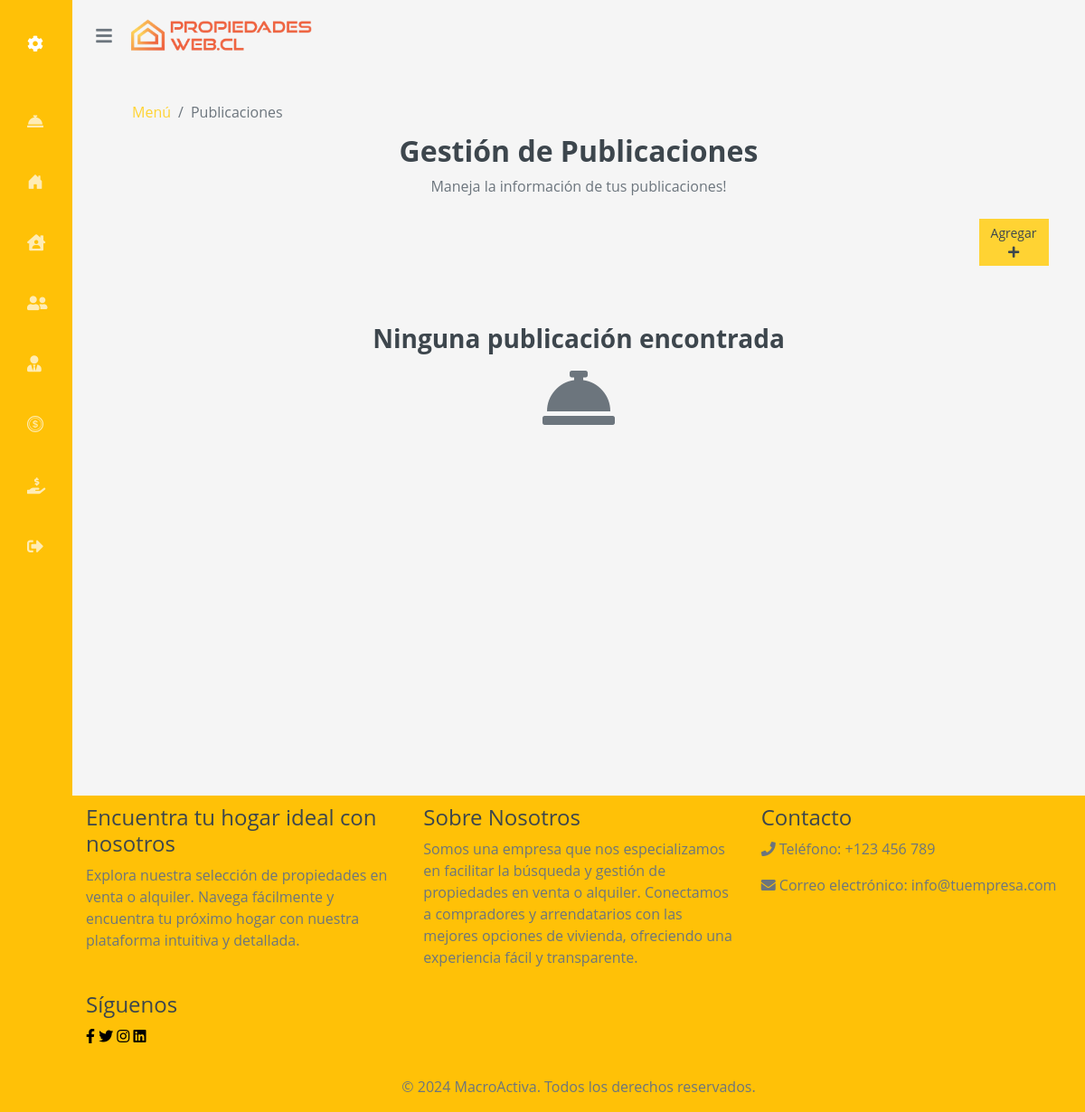
/publicacion/ (signed in), run on an earlier commit of the app's database.
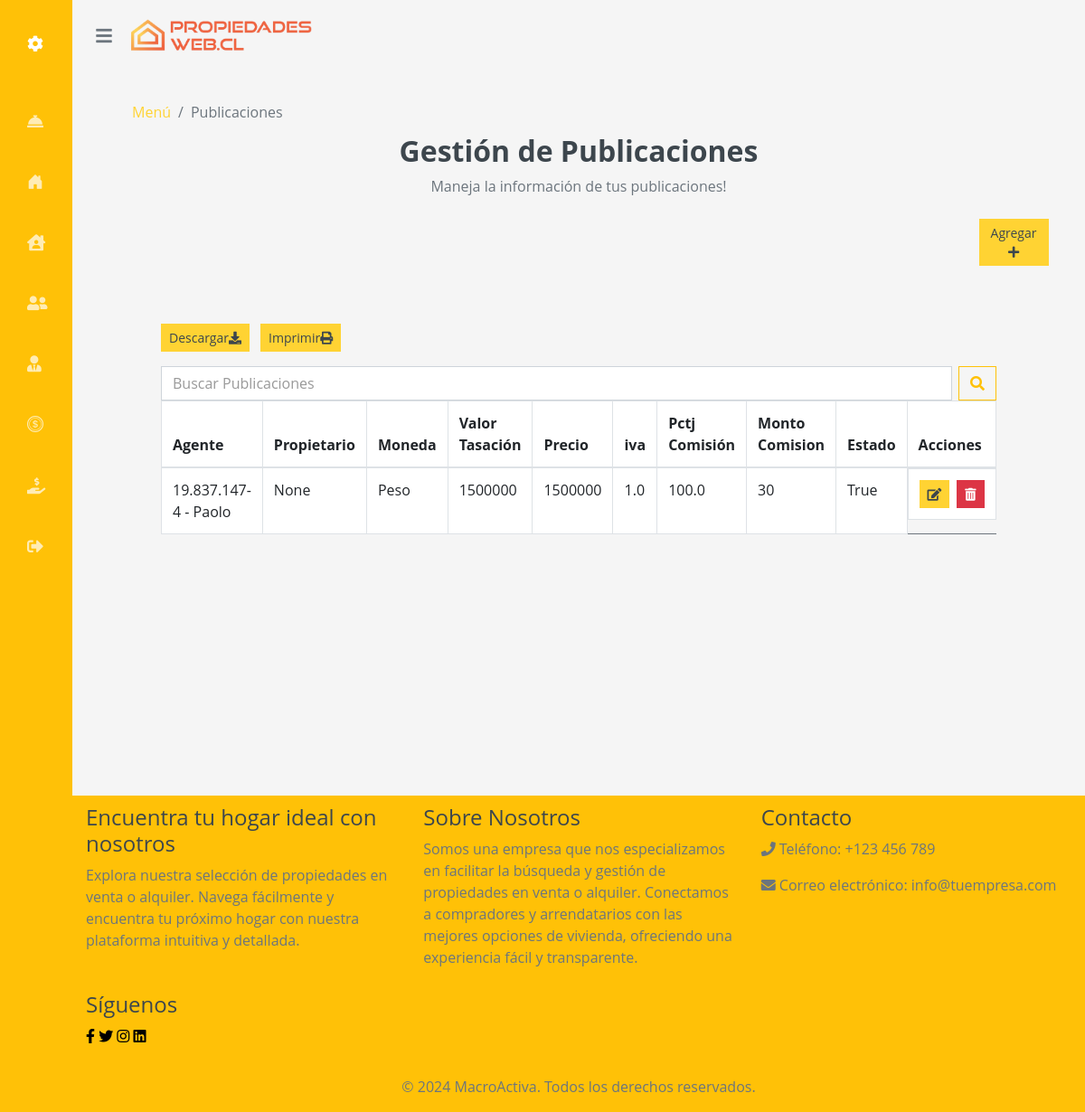
And on a later commit of the database.
### core/models.py (models this page shows, shortened)
class Publicacion(models.Model):
    id_publicacion = models.AutoField(primary_key=True)
    tipo_moneda = models.CharField(max_length=10)
    valor_tasacion = models.IntegerField()
    precio = models.IntegerField()
    iva = models.FloatField()
    porctje_comision = models.FloatField()
    monto_comision = models.IntegerField()
    es_destacado = models.BooleanField()
    id_propiedad = models.ForeignKey(Propiedad, on_delete=CASCADE)

class Propiedad(models.Model):
    numero_rol = models.IntegerField()
    tipo_propiedad = models.CharField(max_length=50)
    tipo_operacion = models.CharField(max_length=50)
    titulo = models.FileField(upload_to="pdfs/", null=True, blank=True)
    estado = models.BooleanField()
    descripcion_propiedad = models.TextField(default="", null=True, blank=True)
    metros_cuadrados = models.IntegerField()
    nro_habitaciones = models.IntegerField()
    nro_bannos = models.IntegerField()
    precio_tasacion = models.IntegerField()
    ubicacion = models.OneToOneField(Ubicacion, on_delete=models.CASCADE)
    rut_empresa = models.ForeignKey(EmpresaCorredora, on_delete=CASCADE)
    rut_agente = models.ForeignKey(Agente, on_delete=models.SET_NULL, null=True, blank=True)
    propietario = models.ForeignKey(Propietario, on_delete=models.SET_NULL, null=True, blank=True)

class Agente(models.Model):
    rut_agente = models.CharField(max_length=12)
    nombre = models.CharField(max_length=50)
    direccion = models.CharField(max_length=100)
    telefono = models.CharField(max_length=12)
    correo = models.CharField(max_length=200)
    fecha_creacion = models.DateField()
    rut_empresa = models.ForeignKey(EmpresaCorredora, on_delete= CASCADE)
    def __str__(self):
        return f"{self.rut_agente} - {self.nombre}"

### core/views.py (the view, shortened to what this page needs)
# urls.py: path('publicacion/', views.publicacion, name='publicacion'),
@login_required
def publicacion(request):
    rut_empresa = request.user
    propiedades = Propiedad.objects.filter(rut_empresa=rut_empresa)
    publicaciones = Publicacion.objects.filter(id_propiedad__in=propiedades)
    contexto = {}
    default_page = 1
    page = request.GET.get('page', default_page)
    query = request.GET.get('q')
    items_per_page = 5
    paginator = Paginator(publicaciones, items_per_page)
    try:
        publicaciones = paginator.page(page)
    except PageNotAnInteger:
        publicaciones = paginator.page(default_page)
    except EmptyPage:
        publicaciones = paginator.page(paginator.num_pages)
    contexto["publicaciones"] = publicaciones
    return render(request, 'core/publicacion.html', contexto)

### core/templates/core/publicacion.html (shortened to what the changed rows need)
{% extends "core/base.html" %}
{% load static %}
{% load humanize %}
{% load crispy_forms_tags %}
{% block content %}
<div class="container-fluid mb-3">
    <h2 style="text-align:center;">Gestión de Publicaciones</h2>
<div class="row px-xl-5">
    <div class="col-lg-12">
    {% if publicaciones %}
    <div class="container mt-5">
        <div class="table-responsive">
            <div class="d-flex justify-content-between align-items-center mb-3">
                <div>
                    <button class="btn btn-primary btn-sm me-2"id="downloadButton" class="btn btn-success">Descargar<i class="fas fa-download"></i></button>
                    <button class="btn btn-primary btn-sm me-2"id="printButton" class="btn btn-info">Imprimir<i class="fas fa-print"></i></button>
                </div>
            </div>
            <div class="flex relative">
                <form method="get"  class="form-inline my-2 my-lg-0 w-100">
                    <div class="input-group w-100">
                        <input class="form-control me-2" name="q" type="search" placeholder="Buscar Publicaciones" aria-label="Search">
                        <button class="btn btn-outline-warning" type="submit"><i class="fas fa-search"></i></button>
                    </div>
                </form>
            </div>
            <table class="table table-bordered">
                <thead>
                    <tr>
                        <th scope="col">Agente</th>
                        <th scope="col">Propietario</th>
                        <th scope="col">Moneda</th>
                        <th scope="col">Valor Tasación</th>
                        <th scope="col">Precio</th>
                        <th scope="col">iva</th>
                        <th scope="col">Pctj Comisión</th>
                        <th scope="col">Monto Comision</th>
                        <th scope="col">Estado</th>
                        <th scope="col">Acciones</th>
                    </tr>
                </thead>
                <tbody>
                    {% for publicacion in publicaciones %}
                    <tr>
                        <td>{{ publicacion.id_propiedad.rut_agente}}</td>
                        <td>{{ publicacion.id_propiedad.propietario}}</td>
                        <td>{{ publicacion.tipo_moneda}}</td>
                        <td>{{ publicacion.valor_tasacion}}</td>
                        <td>{{ publicacion.precio}}</td>
                        <td>{{ publicacion.iva}}</td>
                        <td>{{ publicacion.porctje_comision}}</td>
                        <td>{{ publicacion.monto_comision}}</td>
                        <td>{{ publicacion.es_destacado}}</td>
                        <td class="d-flex justify-content-between">
                            <a href="{% url 'editar_publicacion' publicacion.id_publicacion %}" class="btn btn-sm btn-primary edit-btn mr-2">
                                <i class="fas fa-edit"></i>
                            </a>
                            <button class="btn btn-sm btn-danger delete-btn" data-id_publicacion="{{ publicacion.id_publicacion }}">
                                <i class="fas fa-trash-alt"></i>
                            </button>
                        </td>
                    </tr>
                    {% endfor %}
                </tbody>
            </table>
        </div>
    </div>
    {% else %}
    <div class="text-center mt-5">
        <h3>Ninguna publicación encontrada</h3>
        <i class="fas fa-concierge-bell fa-5x" ></i>
    </div>
    {% endif %}
        </div>
    </div>
</div>
{% endblock %}

What changed in the data, as far as the page shows it:
added Publicacion: id_propiedad.rut_agente "19.837.147-4 - Paolo", id_propiedad.propietario "None", tipo_moneda "Peso", valor_tasacion "1500000", precio "1500000", iva "1.0", porctje_comision "100.0", monto_comision "30", es_destacado "True"
Also different on the page:
text no longer shown: "Ninguna publicación encontrada"
text now shown: "Descargar Imprimir Agente Propietario Moneda Valor Tasación Precio iva Pctj Comisión Monto Comision Estado Acciones"
